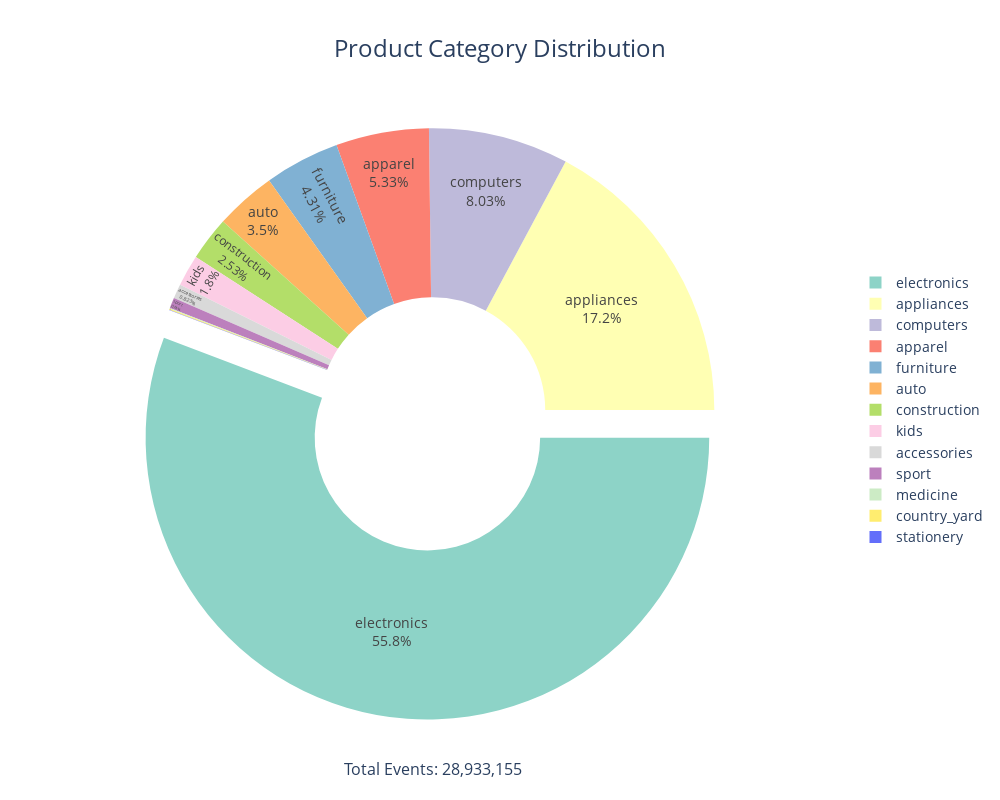

Notebook source saved alongside this figure:
### Code cell
category_dist = spark.sql("""
    SELECT    main_category,  COUNT(*) as event_count,   COUNT(*) * 100.0 / SUM(COUNT(*)) OVER () as percentage
    FROM ecommerce_data
    WHERE main_category IS NOT NULL
    GROUP BY main_category
    ORDER BY event_count DESC
""")
category_pd = category_dist.toPandas()

fig = go.Figure(data=[go.Pie(
    labels=category_pd['main_category'],
    values=category_pd['event_count'],
    hole=0.4,  # Increased donut hole size
    textinfo='label+percent',
    textposition='inside',
    textfont=dict(size=14),
    marker=dict(colors=px.colors.qualitative.Set3),  # Enhanced color palette
    rotation=90,  # Rotate to better display labels
    pull=[0.1 if i == 0 else 0 for i in range(len(category_pd))]  # Pull out largest segment
)])

fig.update_layout(
    title={ 'text': 'Product Category Distribution', 'y':0.95, 'x':0.5,  'xanchor': 'center','yanchor': 'top', 'font': dict(size=24)},
    width=1000,  height=800,  showlegend=True,
    legend=dict( orientation="v", yanchor="middle", y=0.5, xanchor="left", x=1.1,font=dict(size=14)
),
    annotations=[  dict(text='Total Events: {:,}'.format(category_pd['event_count'].sum()),  x=0.5, y=-0.1, showarrow=False, font_size=16) ]
)
fig.show()

### Figure 1 — Plotly figure (JSON) as saved in the notebook; plotly's stock layout.template omitted (floating-point values rounded to 4 significant figures)
{"data": [{"hole": 0.4, "labels": ["electronics", "appliances", "computers", "apparel", "furniture", "auto", "construction", "kids", "accessories", "sport", "medicine", "country_yard", "stationery"], "marker": {"colors": ["rgb(141,211,199)", "rgb(255,255,179)", "rgb(190,186,218)", "rgb(251,128,114)", "rgb(128,177,211)", "rgb(253,180,98)", "rgb(179,222,105)", "rgb(252,205,229)", "rgb(217,217,217)", "rgb(188,128,189)", "rgb(204,235,197)", "rgb(255,237,111)"]}, "pull": [0.1, 0, 0, 0, 0, 0, 0, 0, 0, 0, 0, 0, 0], "rotation": 90, "textfont": {"size": 14}, "textinfo": "label+percent", "textposition": "inside", "type": "pie", "values": [16135623, 4967294, 2324217, 1542924, 1247160, 1013115, 730834, 520619, 238238, 176616, 14806, 14089, 7620]}], "layout": {"annotations": [{"font": {"size": 16}, "showarrow": false, "text": "Total Events: 28,933,155", "x": 0.5, "y": -0.1}], "height": 800, "legend": {"font": {"size": 14}, "orientation": "v", "x": 1.1, "xanchor": "left", "y": 0.5, "yanchor": "middle"}, "showlegend": true, "title": {"font": {"size": 24}, "text": "Product Category Distribution", "x": 0.5, "xanchor": "center", "y": 0.95, "yanchor": "top"}, "width": 1000}}
